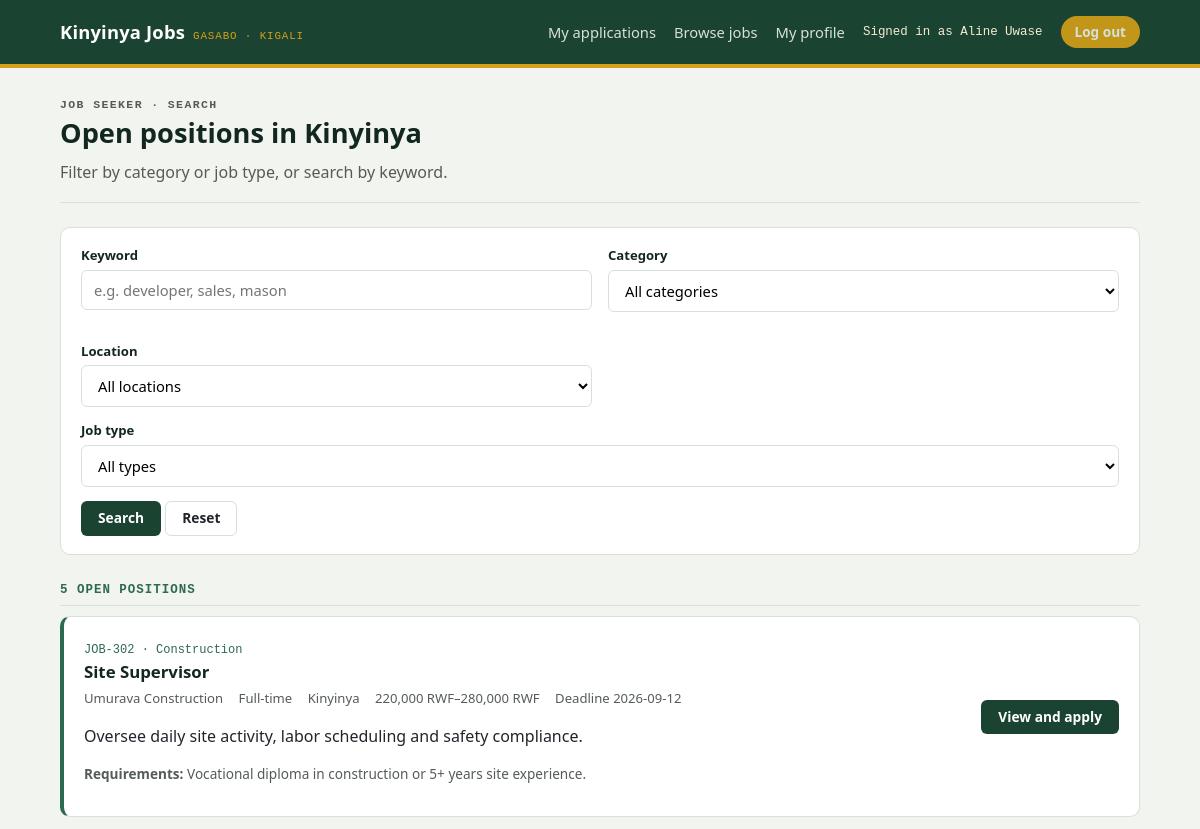
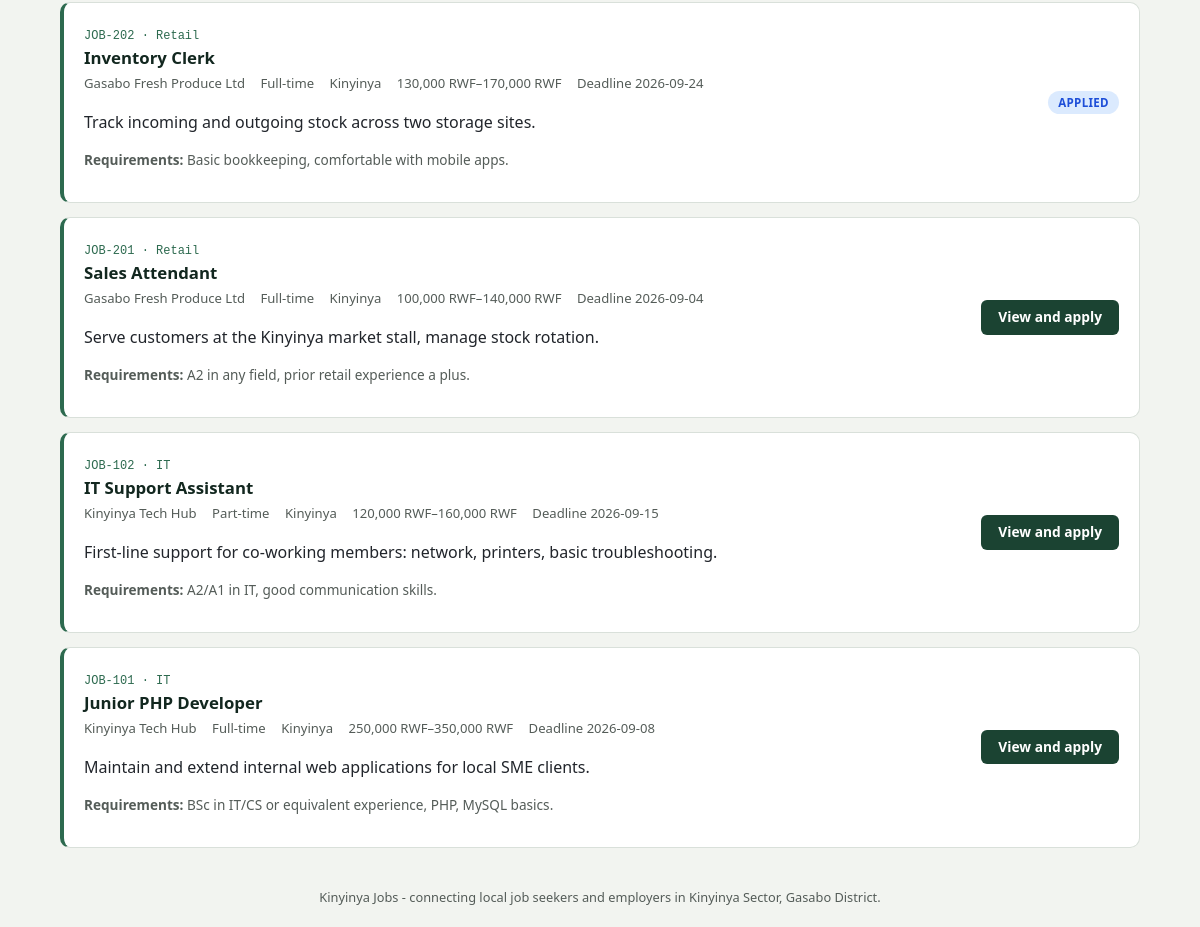
The app's page /seeker/jobs.php (signed in) with its own data (2 pictures, top to bottom).
### tables this page shows
CREATE TABLE IF NOT EXISTS seekers (
  id         INT UNSIGNED AUTO_INCREMENT PRIMARY KEY,
  user_id    INT UNSIGNED NULL UNIQUE,
  name       VARCHAR(150) NOT NULL,
  skills     VARCHAR(255) NOT NULL,
  education  VARCHAR(150) NOT NULL,
  location   VARCHAR(150) NOT NULL,
  resume_url VARCHAR(255) NULL,
  CONSTRAINT fk_seekers_user FOREIGN KEY (user_id) REFERENCES users(id) ON DELETE CASCADE
);

CREATE TABLE IF NOT EXISTS jobs (
  id            INT UNSIGNED AUTO_INCREMENT PRIMARY KEY,
  employer_id   INT UNSIGNED NOT NULL,
  title         VARCHAR(150) NOT NULL,
  type          VARCHAR(50) NOT NULL DEFAULT 'Full-time',
  category      VARCHAR(100) NOT NULL DEFAULT 'General',
  location      VARCHAR(150) NOT NULL DEFAULT 'Kinyinya',
  description   TEXT NULL,
  requirements  TEXT NULL,
  salary_min    INT UNSIGNED NOT NULL DEFAULT 0,
  salary_max    INT UNSIGNED NOT NULL DEFAULT 0,
  deadline      DATE NOT NULL,
  posted        DATE NOT NULL,
  active        TINYINT(1) NOT NULL DEFAULT 1,
  status        ENUM('pending','approved','rejected') NOT NULL DEFAULT 'pending',
  views         INT UNSIGNED NOT NULL DEFAULT 0,
  CONSTRAINT fk_jobs_employer FOREIGN KEY (employer_id) REFERENCES employers(id) ON DELETE CASCADE,
  INDEX idx_jobs_status (status),
  INDEX idx_jobs_deadline (deadline)
);

CREATE TABLE IF NOT EXISTS employers (
  id        INT UNSIGNED AUTO_INCREMENT PRIMARY KEY,
  user_id   INT UNSIGNED NULL UNIQUE,
  name      VARCHAR(150) NOT NULL,
  industry  VARCHAR(150) NOT NULL,
  location  VARCHAR(150) NOT NULL,
  about     TEXT NULL,
  CONSTRAINT fk_employers_user FOREIGN KEY (user_id) REFERENCES users(id) ON DELETE CASCADE
);

### includes/config.php (called while the page is built, shortened)
<?php
function kj_url(string $path = ''): string {
    $documentRoot = isset($_SERVER['DOCUMENT_ROOT']) ? realpath($_SERVER['DOCUMENT_ROOT']) : false;
    $projectRoot = realpath(dirname(__DIR__));
    $base = '';
    if ($documentRoot && $projectRoot) {
        $doc = str_replace('\\', '/', rtrim($documentRoot, '/\\'));
        $project = str_replace('\\', '/', rtrim($projectRoot, '/\\'));
        if (stripos($project, $doc) === 0) $base = substr($project, strlen($doc));
    }
    return rtrim($base, '/') . '/' . ltrim($path, '/');
}

### includes/db.php (called while the page is built)
<?php
require_once __DIR__ . '/config.php';
function kj_db(): PDO {
    static $pdo = null;
    if ($pdo === null) {
        $dsn = 'mysql:host=' . DB_HOST . ';port=' . DB_PORT . ';dbname=' . DB_NAME . ';charset=utf8mb4';
        try {
            $pdo = new PDO($dsn, DB_USER, DB_PASS, [
                PDO::ATTR_ERRMODE            => PDO::ERRMODE_EXCEPTION,
                PDO::ATTR_DEFAULT_FETCH_MODE => PDO::FETCH_ASSOC,
                PDO::ATTR_EMULATE_PREPARES   => false,
            ]);
        } catch (PDOException $e) {
            http_response_code(500);
            die(
                '<h1>Database connection failed</h1>' .
                '<p>Could not connect to MySQL database <code>' . htmlspecialchars(DB_NAME) . '</code> ' .
                'on <code>' . htmlspecialchars(DB_HOST) . ':' . htmlspecialchars(DB_PORT) . '</code>.</p>' .
                '<p>Confirm MySQL is running, then use the one-time setup page to configure and import the database.</p>' .
                '<p><a href="' . htmlspecialchars(kj_url('setup.php')) . '">Open database setup</a></p>'
            );
        }
    }
    return $pdo;
}
function kj_index_by_id(array $rows): array {
    $out = [];
    foreach ($rows as $row) { $out[$row['id']] = $row; }
    return $out;
}

### includes/data.php (called while the page is built, shortened)
<?php
require_once __DIR__ . '/db.php';
function kj_jobs(): array {
    $rows = kj_db()->query('SELECT * FROM jobs ORDER BY posted DESC, id DESC')->fetchAll();
    return kj_index_by_id($rows);
}
function kj_job_is_expired($job): bool {
    return strtotime($job['deadline']) < strtotime('today');
}
function kj_job_is_visible($job): bool {
    return (bool) $job['active'] && $job['status'] === 'approved' && !kj_job_is_expired($job);
}
function kj_employer($id) {
    $stmt = kj_db()->prepare('SELECT * FROM employers WHERE id = ?');
    $stmt->execute([(int) $id]);
    return $stmt->fetch() ?: null;
}
function kj_seeker($id) {
    $stmt = kj_db()->prepare('SELECT * FROM seekers WHERE id = ?');
    $stmt->execute([(int) $id]);
    return $stmt->fetch() ?: null;
}
function kj_has_applied($seeker_id, $job_id): bool {
    $stmt = kj_db()->prepare('SELECT 1 FROM applications WHERE seeker_id = ? AND job_id = ? LIMIT 1');
    $stmt->execute([(int) $seeker_id, (int) $job_id]);
    return (bool) $stmt->fetchColumn();
}
function kj_current_user() {
    if ($_SESSION['role'] === 'seeker')   return kj_seeker($_SESSION['user_id']);
    return null;
}
function kj_money($amount) {
    return number_format((float) $amount, 0) . ' RWF';
}

### seeker/jobs.php (the view, shortened to what this page needs)
<?php
require_once __DIR__ . '/../includes/data.php';
$seeker = kj_current_user();
$q = trim($_GET['q'] ?? '');
$cat = $_GET['category'] ?? '';
$type = $_GET['type'] ?? '';
$location = trim($_GET['location'] ?? '');
$jobs = array_filter(kj_jobs(), function ($j) use ($q, $cat, $type, $location) {
    if (!kj_job_is_visible($j)) return false;
    if ($q && stripos($j['title'] . ' ' . $j['description'] . ' ' . $j['requirements'] . ' ' . $j['location'], $q) === false) return false;
    if ($cat && $j['category'] !== $cat) return false;
    if ($type && $j['type'] !== $type) return false;
    if ($location && stripos($j['location'], $location) === false) return false;
    return true;
});
usort($jobs, fn($a, $b) => strcmp($b['posted'], $a['posted']));
$visibleJobs = array_filter(kj_jobs(), 'kj_job_is_visible');
require __DIR__ . '/../includes/header.php';
?>
<section class="pagehead">
  <p class="eyebrow">Job seeker · Search</p>
  <h1>Open positions in Kinyinya</h1>
  <p>Filter by category or job type, or search by keyword.</p>
</section>
<form method="get" class="card">
  <div class="grid-2">
    <div class="field">
      <label>Keyword</label>
      <input type="text" name="q" value="<?= htmlspecialchars($q) ?>" placeholder="e.g. developer, sales, mason">
    </div>
    <div class="field">
      <label>Category</label>
      <select name="category">
        <option value="">All categories</option>
      </select>
    </div>
    <div class="field">
      <label>Location</label>
      <select name="location"><option value="">All locations</option></select>
    </div>
  </div>
  <div class="field">
    <label>Job type</label>
    <select name="type">
      <option value="">All types</option>
    </select>
  </div>
  <button class="btn btn-primary" type="submit">Search</button>
  <a class="btn btn-ghost" href="jobs.php">Reset</a>
</form>
<h2 class="section-title"><?= count($jobs) ?> open position<?= count($jobs) === 1 ? '' : 's' ?></h2>
<?php foreach ($jobs as $job): $emp = kj_employer($job['employer_id']); $applied = kj_has_applied($seeker['id'], $job['id']); ?>
  <div class="card job-card">
    <div class="info">
      <span class="code">JOB-<?= $job['id'] ?> · <?= htmlspecialchars($job['category']) ?></span>
      <h3><?= htmlspecialchars($job['title']) ?></h3>
      <div class="meta">
        <span><?= htmlspecialchars($emp['name']) ?></span>
        <span><?= htmlspecialchars($job['type']) ?></span>
        <span><?= htmlspecialchars($job['location']) ?></span>
        <span><?= kj_money($job['salary_min']) ?>–<?= kj_money($job['salary_max']) ?></span>
        <span>Deadline <?= htmlspecialchars($job['deadline']) ?></span>
      </div>
      <p><?= htmlspecialchars($job['description']) ?></p>
      <p style="color:var(--ink-soft); font-size:0.85rem;"><strong>Requirements:</strong> <?= htmlspecialchars($job['requirements']) ?></p>
    </div>
    <div class="actions">
      <?php if ($applied): ?>
        <span class="badge shortlisted">Applied</span>
      <?php else: ?>
        <a class="btn btn-primary" href="job.php?id=<?= $job['id'] ?>">View and apply</a>
      <?php endif; ?>
    </div>
  </div>
<?php endforeach; ?>
<?php require __DIR__ . '/../includes/footer.php'; ?>

### includes/header.php (shortened to what this page needs)
<?php
$role = $_SESSION['role'] ?? null;
$user = kj_current_user();
function kj_base($path) {
    return kj_url($path);
}
?>
<!doctype html>
<html lang="en">
<head>
<link rel="stylesheet" href="<?= kj_base('assets/style.css') ?>">
</head>
<body>
<header class="topbar">
  <div class="wrap">
    <a class="brand" href="<?= kj_base('index.php') ?>">Kinyinya Jobs <small>Gasabo · Kigali</small></a>
    <nav class="topnav">
      <?php if ($role === 'seeker'): ?>
        <a href="<?= kj_base('seeker/dashboard.php') ?>">My applications</a>
        <a href="<?= kj_base('seeker/jobs.php') ?>">Browse jobs</a>
        <a href="<?= kj_base('seeker/profile.php') ?>">My profile</a>
        <span class="who">Signed in as <?= htmlspecialchars($user['name']) ?></span>
        <a class="pill" href="<?= kj_base('logout.php') ?>">Log out</a>
      <?php elseif ($role === 'admin'): ?>
        <a href="<?= kj_base('admin/dashboard.php') ?>">Overview</a>
        <span class="who">Platform Admin</span>
        <a class="pill" href="<?= kj_base('logout.php') ?>">Log out</a>
      <?php else: ?>
        <a href="<?= kj_base('index.php') ?>#login">Log in</a>
        <a class="pill" href="<?= kj_base('register.php') ?>">Create account</a>
      <?php endif; ?>
    </nav>
  </div>
</header>
<main class="wrap">

### assets/style.css (style rules this page uses)
:root { --green-900: #12271f; --green-700: #1b4332; --green-500: #2d6a4f; --green-100: #e3ede7; --ochre-600: #b8860b; --ochre-400: #d4a017; --ochre-100: #f7ecd0; --brick-600: #a13d2d; --brick-100: #f4e0da; --ink: #21252b; --ink-soft: #545c58; --paper: #f2f4f0; --card: #ffffff; --line: #d9e0da; --radius: 10px; --font-display: "Segoe UI", "Helvetica Neue", Arial, sans-serif; --font-body: "Segoe UI", system-ui, -apple-system, Arial, sans-serif; --font-mono: "Consolas", "SFMono-Regular", Menlo, monospace; }
* { box-sizing: border-box; }
body { margin: 0; background: var(--paper); color: var(--ink); font-family: var(--font-body); line-height: 1.5; }
a { color: inherit; }
.wrap { max-width: 1120px; margin: 0 auto; padding: 0 20px; }
.topbar { background: var(--green-700); color: #fff; border-bottom: 4px solid var(--ochre-400); }
.topbar .wrap { display: flex; align-items: center; justify-content: space-between; min-height: 64px; flex-wrap: wrap; gap: 10px; }
.brand { display: flex; align-items: baseline; gap: 8px; font-family: var(--font-display); font-weight: 800; font-size: 1.15rem; letter-spacing: 0.01em; text-decoration: none; color: #fff; }
.brand small { font-family: var(--font-mono); font-weight: 400; font-size: 0.68rem; color: var(--ochre-400); letter-spacing: 0.08em; text-transform: uppercase; }
.topnav { display: flex; align-items: center; gap: 18px; font-size: 0.92rem; }
.topnav a { text-decoration: none; color: #eaf1ec; opacity: 0.9; }
.pill { background: var(--ochre-400); color: var(--green-900); font-weight: 700; padding: 6px 14px; border-radius: 999px; font-size: 0.85rem; text-decoration: none; }
.who { font-family: var(--font-mono); font-size: 0.78rem; color: var(--ochre-100); }
.pagehead { padding: 28px 0 18px; border-bottom: 1px solid var(--line); margin-bottom: 24px; }
.eyebrow { font-family: var(--font-mono); text-transform: uppercase; letter-spacing: 0.12em; font-size: 0.72rem; color: var(--green-500); font-weight: 700; margin: 0 0 6px; }
.pagehead h1 { font-family: var(--font-display); font-size: 1.7rem; margin: 0 0 6px; color: var(--green-900); }
.pagehead p { margin: 0; color: var(--ink-soft); max-width: 60ch; }
.card { background: var(--card); border: 1px solid var(--line); border-radius: var(--radius); padding: 18px 20px; margin-bottom: 14px; }
.card h3 { margin: 0 0 4px; font-family: var(--font-display); font-size: 1.05rem; color: var(--green-900); }
.card .meta { font-size: 0.82rem; color: var(--ink-soft); margin-bottom: 8px; }
.card .meta span { margin-right: 12px; }
.job-card { border-left: 4px solid var(--green-500); display: flex; justify-content: space-between; gap: 16px; flex-wrap: wrap; }
.job-card .info { flex: 1; min-width: 240px; }
.job-card .actions { display: flex; align-items: center; gap: 10px; }
.code { font-family: var(--font-mono); font-size: 0.75rem; color: var(--green-500); }
.badge { display: inline-block; font-size: 0.72rem; font-weight: 700; padding: 3px 10px; border-radius: 999px; text-transform: uppercase; letter-spacing: 0.03em; }
.badge.shortlisted { background: #dbeafe; color: #1d4ed8; }
.btn { display: inline-block; font-family: var(--font-body); font-weight: 600; font-size: 0.86rem; padding: 8px 16px; border-radius: 6px; border: 1px solid transparent; cursor: pointer; text-decoration: none; line-height: 1.2; }
.btn-primary { background: var(--green-700); color: #fff; }
.btn-ghost { background: transparent; border-color: var(--line); color: var(--ink); }
.field { margin-bottom: 14px; }
.field label { display: block; font-size: 0.82rem; font-weight: 600; margin-bottom: 4px; color: var(--green-900); }
.field input, .field select, .field textarea { width: 100%; padding: 9px 12px; border: 1px solid var(--line); border-radius: 6px; font-family: var(--font-body); font-size: 0.92rem; background: #fff; }
.grid-2 { display: grid; grid-template-columns: 1fr 1fr; gap: 16px; }
.section-title { font-family: var(--font-mono); text-transform: uppercase; letter-spacing: 0.08em; font-size: 0.78rem; color: var(--green-500); font-weight: 700; margin: 26px 0 10px; border-bottom: 1px solid var(--line); padding-bottom: 6px; }

### records on screen
seekers: name "Aline Uwase"
jobs: id "302", category "Construction", title "Site Supervisor", employer.name "Umurava Construction", type "Full-time", location "Kinyinya", salary_min "220,000 RWF", salary_max "280,000 RWF", deadline "2026-09-12", description "Oversee daily site activity, labor scheduling and safety compliance.", requirements "Vocational diploma in construction or 5+ years site experience."
jobs: id "202", category "Retail", title "Inventory Clerk", employer.name "Gasabo Fresh Produce Ltd", type "Full-time", location "Kinyinya", salary_min "130,000 RWF", salary_max "170,000 RWF", deadline "2026-09-24", description "Track incoming and outgoing stock across two storage sites.", requirements "Basic bookkeeping, comfortable with mobile apps.", shows "APPLIED"
jobs: id "201", category "Retail", title "Sales Attendant", employer.name "Gasabo Fresh Produce Ltd", type "Full-time", location "Kinyinya", salary_min "100,000 RWF", salary_max "140,000 RWF", deadline "2026-09-04", description "Serve customers at the Kinyinya market stall, manage stock rotation.", requirements "A2 in any field, prior retail experience a plus."
jobs: id "102", category "IT", title "IT Support Assistant", employer.name "Kinyinya Tech Hub", type "Part-time", location "Kinyinya", salary_min "120,000 RWF", salary_max "160,000 RWF", deadline "2026-09-15", description "First-line support for co-working members: network, printers, basic troubleshooting.", requirements "A2/A1 in IT, good communication skills."
jobs: id "101", category "IT", title "Junior PHP Developer", employer.name "Kinyinya Tech Hub", type "Full-time", location "Kinyinya", salary_min "250,000 RWF", salary_max "350,000 RWF", deadline "2026-09-08", description "Maintain and extend internal web applications for local SME clients.", requirements "BSc in IT/CS or equivalent experience, PHP, MySQL basics."

### other values on screen
count($jobs) "5"
